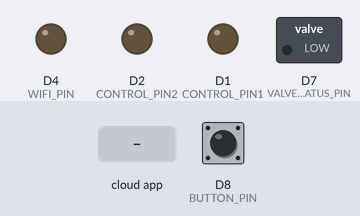
The sketch below on a simulated ESP8266 (NodeMCU). On the bench: switched loads named in the sketch (green lamp = pin HIGH), output pins drawn as LEDs (lit = HIGH). Dashed ring = blinking. The inputs (shaded band) are chosen by the test bench; at power-on: D8 (BUTTON_PIN) LOW. WiFi joins after 1.5 s; servers stay silent unless stated; what the sketch prints to the serial monitor is not drawn.

Above: at 2.7 s.
2.8 s: D8 (BUTTON_PIN) pulled HIGH for 3.2 s
At 6.8 s:
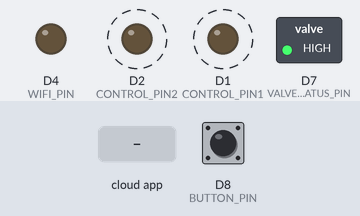
7.5 s: the phone or cloud app sets 623dde9bd0fd258c5200f634 to 0
At 8.4 s:
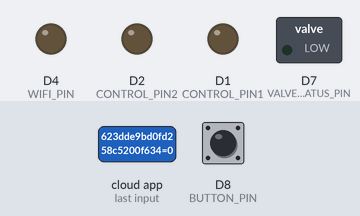
9.0 s: the phone or cloud app sets 623dde9bd0fd258c5200f634 to 1
At 9.5 s:
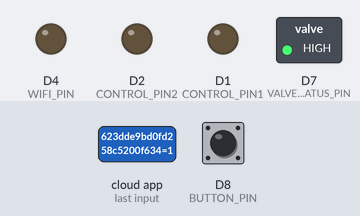
Timing chart, 0 to 12.0 s (numbered marks = the images above; inputs shaded):
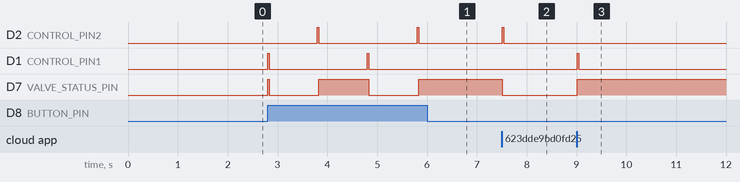

The sketch:

sinricpro-smart-garden-valve.ino
```cpp
/*
   Example for how to use SinricPro Switch device:
   - setup a switch device
   - handle request using callback (turn on/off builtin led indicating device power state)
   - send event to sinricPro server (flash button is used to turn on/off device manually)

*/

// Uncomment the following line to enable serial debug output
#define ENABLE_DEBUG

#ifdef ENABLE_DEBUG
#define DEBUG_ESP_PORT Serial
#define NODEBUG_WEBSOCKETS
#define NDEBUG
#endif

#include <Arduino.h>
#include <ESP8266WiFi.h>


#include "SinricPro.h"
#include "SinricProSwitch.h"

#define WIFI_SSID         "shankundan4G"
#define WIFI_PASS         "123SsCrackThePassword6568"
#define APP_KEY           "cadc947b-b59f-44df-9c43-918b958d39c1"      // Should look like "de0bxxxx-1x3x-4x3x-ax2x-5dabxxxxxxxx"
#define APP_SECRET        "6cf8577c-cf8a-4ae5-8af9-c627b1dc1de6-64d2b90c-687a-4812-83df-f99223fe96d4"   // Should look like "5f36xxxx-x3x7-4x3x-xexe-e86724a9xxxx-4c4axxxx-3x3x-x5xe-x9x3-333d65xxxxxx"
#define SWITCH_ID         "623dde9bd0fd258c5200f634"    // Should look like "5dc1564130xxxxxxxxxxxxxx"
#define BAUD_RATE         9600                // Change baudrate to your need

#define CONTROL_PIN1 D1          // GPIO for control input 1
#define CONTROL_PIN2 D2          // GPIO for control input 2
#define BUTTON_PIN D8            // GPIO for manual BUTTON control
#define WIFI_PIN   LED_BUILTIN   // GPIO for WIFI LED (inverted)
#define VALVE_STATUS_PIN D7      // Pin that indictes valve status
#define TIMEOUT 30               // valve power timeout
#define BUTTON_TIMEOUT 1000      // minimum time the button should wait to change the state back

bool isValveOpen = false;     // valve status
unsigned long lastBtnPress = 0;
unsigned long lastValveOpen = 0;

void cutSupplyToValve() {
  digitalWrite(CONTROL_PIN1, LOW);
  digitalWrite(CONTROL_PIN2, LOW);
  Serial.println("Valve supply is cut off");
}

// Change D1, D2 to 1 0 for 25ms
void openValve() {
  lastValveOpen = millis();
  Serial.println("Opening valve");
  digitalWrite(CONTROL_PIN1, HIGH);
  digitalWrite(CONTROL_PIN2, LOW);
  digitalWrite(VALVE_STATUS_PIN, HIGH);
  isValveOpen = 1;
  delay(TIMEOUT);
  cutSupplyToValve();
}

// Chnage D1, D2 to 0 1 for 25ms
void closeValve() {
  Serial.println("Closing valve");
  digitalWrite(CONTROL_PIN1, LOW);
  digitalWrite(CONTROL_PIN2, HIGH);
  digitalWrite(VALVE_STATUS_PIN, LOW);
  isValveOpen = 0;
  delay(TIMEOUT);
  cutSupplyToValve();
}

/* bool onPowerState(String deviceId, bool &state)

   Callback for setPowerState request
   parameters
    String deviceId (r)
      contains deviceId (useful if this callback used by multiple devices)
    bool &state (r/w)
      contains the requested state (true:on / false:off)
      must return the new state

   return
    true if request should be marked as handled correctly / false if not
*/
bool onPowerState(const String &deviceId, bool &state) {
  Serial.printf("Device %s turned %s (via SinricPro) \r\n", deviceId.c_str(), state ? "on" : "off");
  state ? openValve() : closeValve();
  return true; // request handled properly
}

void handleButtonPress() {
  unsigned long actualMillis = millis(); // get actual millis() and keep it in variable actualMillis
  if (digitalRead(BUTTON_PIN) == HIGH && actualMillis - lastBtnPress > 1000)  { // is button pressed (inverted logic! button pressed = LOW) and debounced?
    if (isValveOpen) {     // flip myPowerState: if it was true, set it to false, vice versa
      closeValve();
    } else {
      openValve();
    }
    digitalWrite(VALVE_STATUS_PIN, isValveOpen ? LOW : HIGH); // if myPowerState indicates device turned on: turn on led (builtin led uses inverted logic: LOW = LED ON / HIGH = LED OFF)

    // get Switch device back
    SinricProSwitch& mySwitch = SinricPro[SWITCH_ID];
    // send powerstate event
    mySwitch.sendPowerStateEvent(isValveOpen); // send the new powerState to SinricPro server
    Serial.printf("Device %s turned %s (manually via touchbutton)\r\n", mySwitch.getDeviceId().c_str(), isValveOpen ? "on" : "off");

    lastBtnPress = actualMillis;  // update last button press variable
  }
}

// setup function for WiFi connection
void setupWiFi() {
  Serial.printf("\r\n[Wifi]: Connecting");
  WiFi.begin(WIFI_SSID, WIFI_PASS);

  while (WiFi.status() != WL_CONNECTED) {
    Serial.printf(".");
    delay(250);
  }
  Serial.printf("connected!\r\n[WiFi]: IP-Address is %s\r\n", WiFi.localIP().toString().c_str());
}

// setup function for SinricPro
void setupSinricPro() {
  // add device to SinricPro
  SinricProSwitch& mySwitch = SinricPro[SWITCH_ID];

  // set callback function to device
  mySwitch.onPowerState(onPowerState);

  // setup SinricPro
  SinricPro.onConnected([]() {
    Serial.printf("Connected to SinricPro\r\n");
  });
  SinricPro.onDisconnected([]() {
    Serial.printf("Disconnected from SinricPro\r\n");
  });
  //SinricPro.restoreDeviceStates(true); // Uncomment to restore the last known state from the server.
  SinricPro.begin(APP_KEY, APP_SECRET);
}

// main setup function
void setup() {
  pinMode(BUTTON_PIN, INPUT); // GPIO 0 as input, pulled high
  pinMode(WIFI_PIN, OUTPUT); // define LED GPIO as output
  pinMode(CONTROL_PIN1, OUTPUT); // control pin
  pinMode(CONTROL_PIN2, OUTPUT); // control pin
  pinMode(VALVE_STATUS_PIN, OUTPUT); // valve status pin

  Serial.begin(BAUD_RATE); Serial.printf("\r\n\r\n");
  setupWiFi();
  setupSinricPro();
}

void loop() {
  handleButtonPress();
  SinricPro.handle();
}
```

Measured:
- after the input at 2.8 s, D2 (CONTROL_PIN2): alternates HIGH for 0.03 s and LOW for 2.0 s, starting after 1.0 s; D1 (CONTROL_PIN1): alternates HIGH for 0.03 s and LOW for 2.0 s, starting at once; D7 (VALVE_STATUS_PIN): goes HIGH 0.03 s, LOW 1.0 s, HIGH 1.0 s, LOW 1.0 s, then HIGH, starting at once
- after the input at 7.5 s, D2 (CONTROL_PIN2): LOW → HIGH at once, → LOW 0.03 s later; D7 (VALVE_STATUS_PIN): HIGH → LOW at once
- after the input at 9.0 s, D1 (CONTROL_PIN1): LOW → HIGH at once, → LOW 0.03 s later; D7 (VALVE_STATUS_PIN): LOW → HIGH at once
